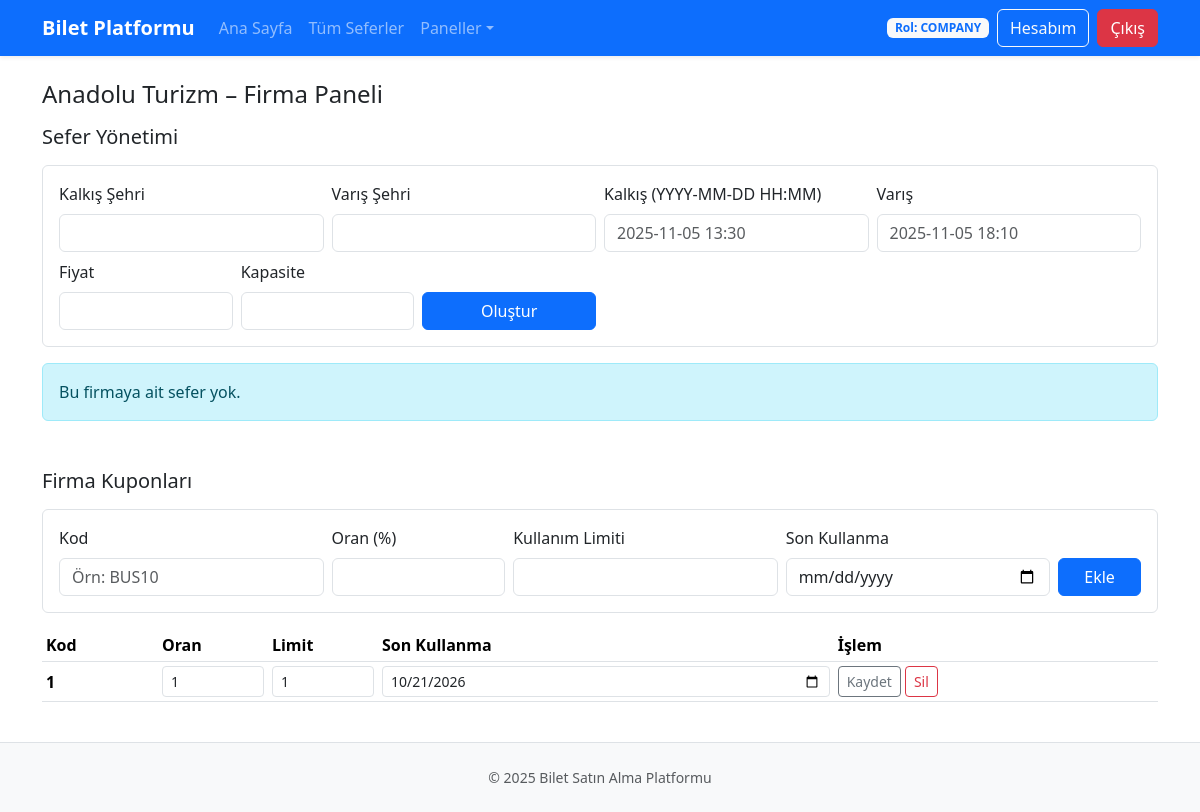
The app's page /company-admin.php (signed in) with its own data.
### tables this page shows
CREATE TABLE "Bus_Company" (
	"id"	TEXT NOT NULL UNIQUE,
	"name"	TEXT NOT NULL,
	"logo_path"	TEXT,
	"created_at"	TIMESTAMP DEFAULT (datetime('now', '+3 hours')),
	PRIMARY KEY("id")
);

CREATE TABLE "Coupons" (
	"id"	TEXT UNIQUE,
	"code"	TEXT NOT NULL UNIQUE,
	"discount"	REAL,
	"company_id"	TEXT NOT NULL,
	"usage_limit"	INTEGER NOT NULL,
	"expire_date"	DATETIME NOT NULL,
	"created_at"	TIMESTAMP DEFAULT 'datetime(''now'', ''+3 hours'')',
	"is_active"	INTEGER DEFAULT 1,
	PRIMARY KEY("id"),
	FOREIGN KEY("company_id") REFERENCES "Bus_Company"("id")
);

### public/company-admin.php (the view, shortened to what this page needs)
<?php
require_once __DIR__ . '/includes/header.php';
require_once __DIR__ . '/includes/navbar.php';
$h = fn($s) => htmlspecialchars((string) $s, ENT_QUOTES, 'UTF-8');
$u = current_user(true);
try {
    $db->exec('PRAGMA foreign_keys = ON');
    $company_id = $u['company_id'] ?? null;
    $st = $db->prepare('SELECT name FROM Bus_Company WHERE id = ? LIMIT 1');
    $st->execute([$company_id]);
    $company_name = $st->fetchColumn() ?: 'Firma';
    $trips = $db->prepare('
    SELECT id, departure_city, destination_city, departure_time, arrival_time, price, capacity, created_date
    FROM Trips
    WHERE company_id = ?
    ORDER BY departure_time DESC
  ');
    $trips->execute([$company_id]);
    $trips = $trips->fetchAll(PDO::FETCH_ASSOC);
    $coupons = $db->prepare('
  SELECT id, code, discount, usage_limit, expire_date, created_at, is_active
  FROM Coupons
  WHERE company_id = ? AND is_active = 1
  ORDER BY created_at DESC
');
    $coupons->execute([$company_id]);
} catch (Throwable $e) {
    echo '<main class="container py-4"><div class="alert alert-danger">Firma paneli hatası: ' . $h($e->getMessage()) . '</div></main>';
    require_once __DIR__ . '/includes/footer.php';
    exit;
}
?>
<main class="container py-4">
    <h1 class="h4 mb-3"><?= $h($company_name) ?> – Firma Paneli</h1>
    <section class="mb-5">
        <h2 class="h5 mb-3">Sefer Yönetimi</h2>
        <div class="border rounded p-3 mb-3">
            <form method="post" class="row g-2 align-items-end">
                <div class="col-sm-3">
                    <label class="form-label">Kalkış Şehri</label>
                    <input type="text" name="departure_city" class="form-control" required>
                </div>
                <div class="col-sm-3">
                    <label class="form-label">Varış Şehri</label>
                    <input type="text" name="destination_city" class="form-control" required>
                </div>
                <div class="col-sm-3">
                    <label class="form-label">Kalkış (YYYY-MM-DD HH:MM)</label>
                    <input type="text" name="departure_time" class="form-control" placeholder="2025-11-05 13:30"
                        required>
                </div>
                <div class="col-sm-3">
                    <label class="form-label">Varış </label>
                    <input type="text" name="arrival_time" class="form-control" placeholder="2025-11-05 18:10" required>
                </div>
                <div class="col-sm-2">
                    <label class="form-label">Fiyat</label>
                    <input type="number" name="price" class="form-control" min="1" required>
                </div>
                <div class="col-sm-2">
                    <label class="form-label">Kapasite</label>
                    <input type="number" name="capacity" class="form-control" min="1" required>
                </div>
                <div class="col-sm-2">
                    <button class="btn btn-primary w-100">Oluştur</button>
                </div>
            </form>
        </div>
        <?php if (!$trips): ?>
            <div class="alert alert-info">Bu firmaya ait sefer yok.</div>
        <?php endif; ?>
    </section>
    <section>
        <h2 class="h5 mb-3">Firma Kuponları</h2>
        <div class="border rounded p-3 mb-3">
            <form method="post" class="row g-2 align-items-end">
                <div class="col-sm-3">
                    <label class="form-label">Kod</label>
                    <input type="text" name="code" class="form-control" placeholder="Örn: BUS10" required>
                </div>
                <div class="col-sm-2">
                    <label class="form-label">Oran (%)</label>
                    <input type="number" name="discount" class="form-control" step="0.1" min="1" required>
                </div>
                <div class="col-sm-3">
                    <label class="form-label">Kullanım Limiti</label>
                    <input type="number" name="usage_limit" class="form-control" required>
                </div>
                <div class="col-sm-3">
                    <label class="form-label">Son Kullanma</label>
                    <input type="date" name="expire_date" class="form-control">
                </div>
                <div class="col-sm-1">
                    <button class="btn btn-primary w-100">Ekle</button>
                </div>
            </form>
        </div>
        <?php if (!$coupons): ?>
            <div class="alert alert-info">Bu firmaya ait kupon yok.</div>
        <?php else: ?>
            <div class="table-responsive">
                <table class="table table-sm align-middle">
                    <thead>
                        <tr>
                            <th>Kod</th>
                            <th>Oran</th>
                            <th>Limit</th>
                            <th>Son Kullanma</th>
                            <th>İşlem</th>
                        </tr>
                    </thead>
                    <tbody>
                        <?php foreach ($coupons as $cp): ?>
                            <tr>
                                <form method="post" class="m-0 d-flex align-items-center gap-1">
                                    <td class="fw-semibold"><?= $h($cp['code']) ?></td>
                                    <td style="width:110px"><input type="number" step="0.1" min="1" name="discount"
                                            class="form-control form-control-sm" value="<?= $h($cp['discount']) ?>"></td>
                                    <td style="width:110px"><input type="number" name="usage_limit"
                                            class="form-control form-control-sm" value="<?= $h($cp['usage_limit']) ?>"></td>
                                    <td><input type="date" name="expire_date" class="form-control form-control-sm"
                                            value="<?= $h(substr((string) $cp['expire_date'], 0, 10)) ?>"></td>
                                    <td class="d-flex gap-1">
                                        <button class="btn btn-outline-secondary btn-sm">Kaydet</button>
                                </form>
                                <form method="post" class="m-0" onsubmit="return confirm('Kupon silinsin mi?');">
                                    <button class="btn btn-outline-danger btn-sm">Sil</button>
                                </form>
                            </tr>
                        <?php endforeach; ?>
                    </tbody>
                </table>
            </div>
        <?php endif; ?>
    </section>
</main>
<?php require_once __DIR__ . '/includes/footer.php'; ?>

### public/assets/styles.css (style rules this page uses)
:root { --brand: #0d6efd; --bg-grad-start: #0d6efd; --bg-grad-end: #6ea8fe; }

### records on screen
bus_company: name "Anadolu Turizm"
coupons: code "1", discount "1", usage_limit "1", expire_date "10/21/2026"

### other values on screen
$u['role'] "COMPANY"
